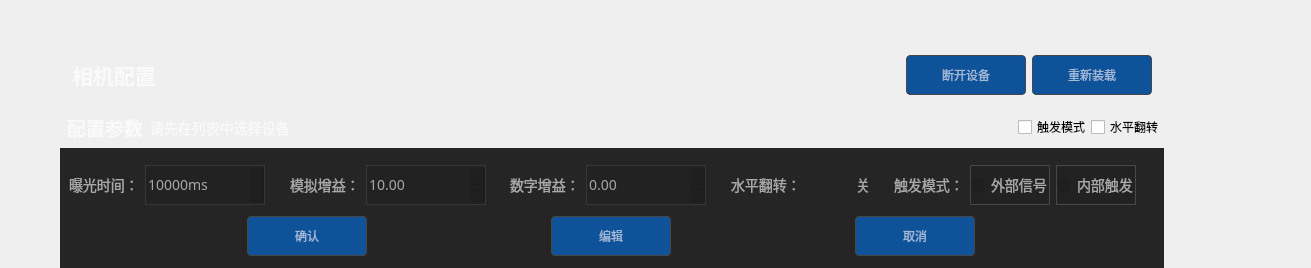
        <widget class="QWidget" name="tab_4">
         <property name="styleSheet">
          <string notr="true">QWidget#tab_4{
border: 1px solid;
border-color: rgb(0, 0, 0);
}</string>
         </property>
         <attribute name="icon">
          <iconset resource="ciwa.qrc">
           <normaloff>:/system/resources/icons/system/相机配置.png</normaloff>:/system/resources/icons/system/相机配置.png</iconset>
         </attribute>
         <attribute name="title">
          <string>相机配置</string>
         </attribute>
         <layout class="QGridLayout" name="gridLayout_31" rowstretch="1,0,0" columnstretch="0,15,2">
          <property name="leftMargin">
           <number>20</number>
          </property>
          <property name="topMargin">
           <number>40</number>
          </property>
          <property name="rightMargin">
           <number>0</number>
          </property>
          <property name="bottomMargin">
           <number>0</number>
          </property>
          <property name="horizontalSpacing">
           <number>0</number>
          </property>
          <property name="verticalSpacing">
           <number>6</number>
          </property>
          <item row="0" column="2">
           <spacer name="horizontalSpacer_21">
            <property name="orientation">
             <enum>Qt::Horizontal</enum>
            </property>
            <property name="sizeHint" stdset="0">
             <size>
              <width>40</width>
              <height>20</height>
             </size>
            </property>
           </spacer>
          </item>
          <item row="0" column="1">
           <widget class="QGroupBox" name="groupBox_5">
            <property name="styleSheet">
             <string notr="true">QObject#groupBox_5{
border: 0px solid;
	
}</string>
            </property>
            <property name="title">
             <string/>
            </property>
            <layout class="QGridLayout" name="gridLayout_5">
             <item row="0" column="0">
              <layout class="QHBoxLayout" name="horizontalLayout_5">
               <item>
                <widget class="QLabel" name="label_11">
                 <property name="font">
                  <font>
                   <family>Agency FB</family>
                   <pointsize>16</pointsize>
                   <weight>75</weight>
                   <bold>true</bold>
                  </font>
                 </property>
                 <property name="styleSheet">
                  <string notr="true">color: rgba(255, 255, 255, 170);
border: 0px solid;</string>
                 </property>
                 <property name="text">
                  <string>相机配置</string>
                 </property>
                </widget>
               </item>
               <item>
                <widget class="QToolButton" name="btnCloseDevice">
                 <property name="minimumSize">
                  <size>
                   <width>120</width>
                   <height>40</height>
                  </size>
                 </property>
                 <property name="maximumSize">
                  <size>
                   <width>120</width>
                   <height>40</height>
                  </size>
                 </property>
                 <property name="layoutDirection">
                  <enum>Qt::LeftToRight</enum>
                 </property>
                 <property name="styleSheet">
                  <string notr="true">border: 1px solid;
border-color: rgb(72, 72, 72);
border-radius: 4px;
color: rgba(255, 255, 255, 153);
background: #0E529A;
</string>
                 </property>
                 <property name="text">
                  <string>断开设备</string>
                 </property>
                </widget>
               </item>
               <item>
                <widget class="QToolButton" name="btnReLoadDevice">
                 <property name="minimumSize">
                  <size>
                   <width>120</width>
                   <height>40</height>
                  </size>
                 </property>
                 <property name="maximumSize">
                  <size>
                   <width>120</width>
                   <height>40</height>
                  </size>
                 </property>
                 <property name="layoutDirection">
                  <enum>Qt::LeftToRight</enum>
                 </property>
                 <property name="styleSheet">
                  <string notr="true">border: 1px solid;
border-color: rgb(72, 72, 72);
border-radius: 4px;
color: rgba(255, 255, 255, 153);
background: #0E529A;
</string>
                 </property>
                 <property name="text">
                  <string>重新装载</string>
                 </property>
                </widget>
               </item>
              </layout>
             </item>
            </layout>
           </widget>
          </item>
          <item row="1" column="1">
           <layout class="QHBoxLayout" name="horizontalLayout_16">
            <item>
             <layout class="QHBoxLayout" name="horizontalLayout_12">
              <item>
               <widget class="QLabel" name="label_41">
                <property name="text">
                 <string/>
                </property>
                <property name="pixmap">
                 <pixmap resource="ciwa.qrc">:/system/resources/icons/system/配置参数.png</pixmap>
                </property>
               </widget>
              </item>
              <item>
               <widget class="QLabel" name="label_12">
                <property name="font">
                 <font>
                  <family>PingFangSC-Medium</family>
                  <pointsize>14</pointsize>
                  <weight>75</weight>
                  <bold>true</bold>
                 </font>
                </property>
                <property name="styleSheet">
                 <string notr="true">color: rgba(255, 255, 255, 170);
border: 0px solid;</string>
                </property>
                <property name="text">
                 <string>配置参数</string>
                </property>
               </widget>
              </item>
              <item>
               <widget class="QLabel" name="label_10">
                <property name="text">
                 <string/>
                </property>
                <property name="pixmap">
                 <pixmap resource="ciwa.qrc">:/system/resources/icons/system/分隔.png</pixmap>
                </property>
               </widget>
              </item>
              <item>
               <widget class="QLabel" name="labCamera">
                <property name="font">
                 <font>
                  <pointsize>-1</pointsize>
                 </font>
                </property>
                <property name="styleSheet">
                 <string notr="true">font-size: 14px;
color: rgba(255,255,255,0.70);
letter-spacing: 0;
line-height: 20px;</string>
                </property>
                <property name="text">
                 <string>请先在列表中选择设备</string>
                </property>
                <property name="alignment">
                 <set>Qt::AlignLeading|Qt::AlignLeft|Qt::AlignVCenter</set>
                </property>
               </widget>
              </item>
              <item>
               <spacer name="horizontalSpacer_15">
                <property name="orientation">
                 <enum>Qt::Horizontal</enum>
                </property>
                <property name="sizeHint" stdset="0">
                 <size>
                  <width>40</width>
                  <height>20</height>
                 </size>
                </property>
               </spacer>
              </item>
             </layout>
            </item>
            <item>
             <widget class="QCheckBox" name="external_trigger">
              <property name="text">
               <string>触发模式</string>
              </property>
             </widget>
            </item>
            <item>
             <widget class="QCheckBox" name="ReverseX">
              <property name="text">
               <string>水平翻转</string>
              </property>
             </widget>
            </item>
           </layout>
          </item>
          <item row="2" column="1">
           <widget class="QGroupBox" name="groupBox_9">
            <property name="sizePolicy">
             <sizepolicy hsizetype="Preferred" vsizetype="Fixed">
              <horstretch>0</horstretch>
              <verstretch>0</verstretch>
             </sizepolicy>
            </property>
            <property name="styleSheet">
             <string notr="true">border: none;
background-color: rgb(37,37,37);
font-family: PingFangSC-Medium;
</string>
            </property>
            <property name="title">
             <string/>
            </property>
            <layout class="QVBoxLayout" name="verticalLayout_8">
             <property name="spacing">
              <number>6</number>
             </property>
             <property name="leftMargin">
              <number>9</number>
             </property>
             <property name="topMargin">
              <number>12</number>
             </property>
             <property name="rightMargin">
              <number>9</number>
             </property>
             <property name="bottomMargin">
              <number>12</number>
             </property>
             <item>
              <layout class="QHBoxLayout" name="horizontalLayout_15">
               <item>
                <widget class="QLabel" name="label_13">
                 <property name="styleSheet">
                  <string notr="true">font-size: 14px;
color: rgba(255,255,255,0.60);
letter-spacing: 0;</string>
                 </property>
                 <property name="text">
                  <string>曝光时间：</string>
                 </property>
                </widget>
               </item>
               <item>
                <widget class="QDoubleSpinBox" name="exposure_time">
                 <property name="minimumSize">
                  <size>
                   <width>120</width>
                   <height>40</height>
                  </size>
                 </property>
                 <property name="maximumSize">
                  <size>
                   <width>120</width>
                   <height>40</height>
                  </size>
                 </property>
                 <property name="styleSheet">
                  <string notr="true">background: rgba(21,21,21,0.20);
border: 1px solid rgba(72,72,72,0.50);
border-radius: 1px;
border-radius: 1px;
font-size: 14px;
color: rgba(255,255,255,0.60);
letter-spacing: 0;</string>
                 </property>
                 <property name="alignment">
                  <set>Qt::AlignLeading|Qt::AlignLeft|Qt::AlignVCenter</set>
                 </property>
                 <property name="specialValueText">
                  <string/>
                 </property>
                 <property name="prefix">
                  <string/>
                 </property>
                 <property name="suffix">
                  <string>ms</string>
                 </property>
                 <property name="decimals">
                  <number>0</number>
                 </property>
                 <property name="maximum">
                  <double>10000000.000000000000000</double>
                 </property>
                 <property name="value">
                  <double>10000.000000000000000</double>
                 </property>
                </widget>
               </item>
               <item>
                <spacer name="horizontalSpacer_16">
                 <property name="orientation">
                  <enum>Qt::Horizontal</enum>
                 </property>
                 <property name="sizeHint" stdset="0">
                  <size>
                   <width>40</width>
                   <height>20</height>
                  </size>
                 </property>
                </spacer>
               </item>
               <item>
                <widget class="QLabel" name="label_15">
                 <property name="styleSheet">
                  <string notr="true">font-size: 14px;
color: rgba(255,255,255,0.60);
letter-spacing: 0;</string>
                 </property>
                 <property name="text">
                  <string>模拟增益：</string>
                 </property>
                </widget>
               </item>
               <item>
                <widget class="QDoubleSpinBox" name="analog_gain">
                 <property name="minimumSize">
                  <size>
                   <width>120</width>
                   <height>40</height>
                  </size>
                 </property>
                 <property name="maximumSize">
                  <size>
                   <width>120</width>
                   <height>40</height>
                  </size>
                 </property>
                 <property name="styleSheet">
                  <string notr="true">background: rgba(21,21,21,0.20);
border: 1px solid rgba(72,72,72,0.50);
border-radius: 1px;
border-radius: 1px;
font-size: 14px;
color: rgba(255,255,255,0.60);
letter-spacing: 0;</string>
                 </property>
                 <property name="decimals">
                  <number>2</number>
                 </property>
                 <property name="maximum">
                  <double>999.990000000000009</double>
                 </property>
                 <property name="value">
                  <double>10.000000000000000</double>
                 </property>
                </widget>
               </item>
               <item>
                <spacer name="horizontalSpacer_17">
                 <property name="orientation">
                  <enum>Qt::Horizontal</enum>
                 </property>
                 <property name="sizeHint" stdset="0">
                  <size>
                   <width>40</width>
                   <height>20</height>
                  </size>
                 </property>
                </spacer>
               </item>
               <item>
                <widget class="QLabel" name="label_16">
                 <property name="styleSheet">
                  <string notr="true">font-size: 14px;
color: rgba(255,255,255,0.60);
letter-spacing: 0;</string>
                 </property>
                 <property name="text">
                  <string>数字增益：</string>
                 </property>
                </widget>
               </item>
               <item>
                <widget class="QDoubleSpinBox" name="digital_gain">
                 <property name="minimumSize">
                  <size>
                   <width>120</width>
                   <height>40</height>
                  </size>
                 </property>
                 <property name="maximumSize">
                  <size>
                   <width>120</width>
                   <height>40</height>
                  </size>
                 </property>
                 <property name="styleSheet">
                  <string notr="true">background: rgba(21,21,21,0.20);
border: 1px solid rgba(72,72,72,0.50);
border-radius: 1px;
border-radius: 1px;
font-size: 14px;
color: rgba(255,255,255,0.60);
letter-spacing: 0;</string>
                 </property>
                 <property name="maximum">
                  <double>999.990000000000009</double>
                 </property>
                </widget>
               </item>
               <item>
                <spacer name="horizontalSpacer_18">
                 <property name="orientation">
                  <enum>Qt::Horizontal</enum>
                 </property>
                 <property name="sizeHint" stdset="0">
                  <size>
                   <width>40</width>
                   <height>20</height>
                  </size>
                 </property>
                </spacer>
               </item>
               <item>
                <widget class="QLabel" name="label_18">
                 <property name="styleSheet">
                  <string notr="true">font-size: 14px;
color: rgba(255,255,255,0.60);
letter-spacing: 0;</string>
                 </property>
                 <property name="text">
                  <string>水平翻转：</string>
                 </property>
                </widget>
               </item>
               <item>
                <layout class="QHBoxLayout" name="horizontalLayout_14" stretch="0,0">
                 <property name="spacing">
                  <number>5</number>
                 </property>
                 <item>
                  <widget class="NBaseSwitchButton" name="btnSPFZ" native="true">
                   <property name="minimumSize">
                    <size>
                     <width>44</width>
                     <height>22</height>
                    </size>
                   </property>
                   <property name="maximumSize">
                    <size>
                     <width>44</width>
                     <height>22</height>
                    </size>
                   </property>
                  </widget>
                 </item>
                 <item>
                  <widget class="QLabel" name="labSPFZ">
                   <property name="minimumSize">
                    <size>
                     <width>0</width>
                     <height>50</height>
                    </size>
                   </property>
                   <property name="maximumSize">
                    <size>
                     <width>16777215</width>
                     <height>50</height>
                    </size>
                   </property>
                   <property name="styleSheet">
                    <string notr="true">font-size: 14px;
color: rgba(255,255,255,0.60);
letter-spacing: 0;</string>
                   </property>
                   <property name="text">
                    <string>关</string>
                   </property>
                  </widget>
                 </item>
                </layout>
               </item>
               <item>
                <spacer name="horizontalSpacer_19">
                 <property name="orientation">
                  <enum>Qt::Horizontal</enum>
                 </property>
                 <property name="sizeHint" stdset="0">
                  <size>
                   <width>40</width>
                   <height>20</height>
                  </size>
                 </property>
                </spacer>
               </item>
               <item>
                <widget class="QLabel" name="label_20">
                 <property name="styleSheet">
                  <string notr="true">font-size: 14px;
color: rgba(255,255,255,0.60);
letter-spacing: 0;
</string>
                 </property>
                 <property name="text">
                  <string>触发模式：</string>
                 </property>
                </widget>
               </item>
               <item>
                <widget class="QRadioButton" name="radioExternalTrigger">
                 <property name="sizePolicy">
                  <sizepolicy hsizetype="Preferred" vsizetype="Fixed">
                   <horstretch>0</horstretch>
                   <verstretch>0</verstretch>
                  </sizepolicy>
                 </property>
                 <property name="minimumSize">
                  <size>
                   <width>80</width>
                   <height>40</height>
                  </size>
                 </property>
                 <property name="maximumSize">
                  <size>
                   <width>16777215</width>
                   <height>40</height>
                  </size>
                 </property>
                 <property name="styleSheet">
                  <string notr="true">background: rgba(21,21,21,0.20);
border: 1px solid #484848;
border-radius: 1px;
border-radius: 1px;

font-size: 14px;
color: rgba(255,255,255,0.60);
letter-spacing: 0;</string>
                 </property>
                 <property name="text">
                  <string>外部信号</string>
                 </property>
                </widget>
               </item>
               <item>
                <widget class="QRadioButton" name="radioInternalTrigger">
                 <property name="sizePolicy">
                  <sizepolicy hsizetype="Preferred" vsizetype="Fixed">
                   <horstretch>0</horstretch>
                   <verstretch>0</verstretch>
                  </sizepolicy>
                 </property>
                 <property name="minimumSize">
                  <size>
                   <width>80</width>
                   <height>40</height>
                  </size>
                 </property>
                 <property name="maximumSize">
                  <size>
                   <width>16777215</width>
                   <height>40</height>
                  </size>
                 </property>
                 <property name="styleSheet">
                  <string notr="true">background: rgba(21,21,21,0.20);
border: 1px solid #484848;
border-radius: 1px;
border-radius: 1px;

font-size: 14px;
color: rgba(255,255,255,0.60);
letter-spacing: 0;</string>
                 </property>
                 <property name="text">
                  <string>内部触发</string>
                 </property>
                </widget>
               </item>
               <item>
                <spacer name="horizontalSpacer_20">
                 <property name="orientation">
                  <enum>Qt::Horizontal</enum>
                 </property>
                 <property name="sizeHint" stdset="0">
                  <size>
                   <width>40</width>
                   <height>20</height>
                  </size>
                 </property>
                </spacer>
               </item>
              </layout>
             </item>
             <item>
              <layout class="QHBoxLayout" name="horizontalLayout_13">
               <item>
                <widget class="QPushButton" name="btnSet">
                 <property name="minimumSize">
                  <size>
                   <width>120</width>
                   <height>40</height>
                  </size>
                 </property>
                 <property name="maximumSize">
                  <size>
                   <width>120</width>
                   <height>40</height>
                  </size>
                 </property>
                 <property name="layoutDirection">
                  <enum>Qt::LeftToRight</enum>
                 </property>
                 <property name="styleSheet">
                  <string notr="true">border: 1px solid;
border-color: rgb(72, 72, 72);
border-radius: 4px;
color: rgba(255, 255, 255, 153);
background: #0E529A;
</string>
                 </property>
                 <property name="text">
                  <string>确认</string>
                 </property>
                </widget>
               </item>
               <item>
                <widget class="QToolButton" name="btnCameraEdit">
                 <property name="minimumSize">
                  <size>
                   <width>120</width>
                   <height>40</height>
                  </size>
                 </property>
                 <property name="styleSheet">
                  <string notr="true">border: 1px solid;
border-color: rgb(72, 72, 72);
border-radius: 4px;
color: rgba(255, 255, 255, 153);
background: #0E529A;
</string>
                 </property>
                 <property name="text">
                  <string>编辑</string>
                 </property>
                </widget>
               </item>
               <item>
                <widget class="QPushButton" name="btnReload">
                 <property name="minimumSize">
                  <size>
                   <width>120</width>
                   <height>40</height>
                  </size>
                 </property>
                 <property name="maximumSize">
                  <size>
                   <width>120</width>
                   <height>40</height>
                  </size>
                 </property>
                 <property name="layoutDirection">
                  <enum>Qt::LeftToRight</enum>
                 </property>
                 <property name="styleSheet">
                  <string notr="true">border: 1px solid;
border-color: rgb(72, 72, 72);
border-radius: 4px;
color: rgba(255, 255, 255, 153);
background: #0E529A;
</string>
                 </property>
                 <property name="text">
                  <string>取消</string>
                 </property>
                </widget>
               </item>
              </layout>
             </item>
            </layout>
           </widget>
          </item>
          <item row="0" column="0">
           <spacer name="horizontalSpacer_22">
            <property name="orientation">
             <enum>Qt::Horizontal</enum>
            </property>
            <property name="sizeHint" stdset="0">
             <size>
              <width>40</width>
              <height>20</height>
             </size>
            </property>
           </spacer>
          </item>
         </layout>
        </widget>
